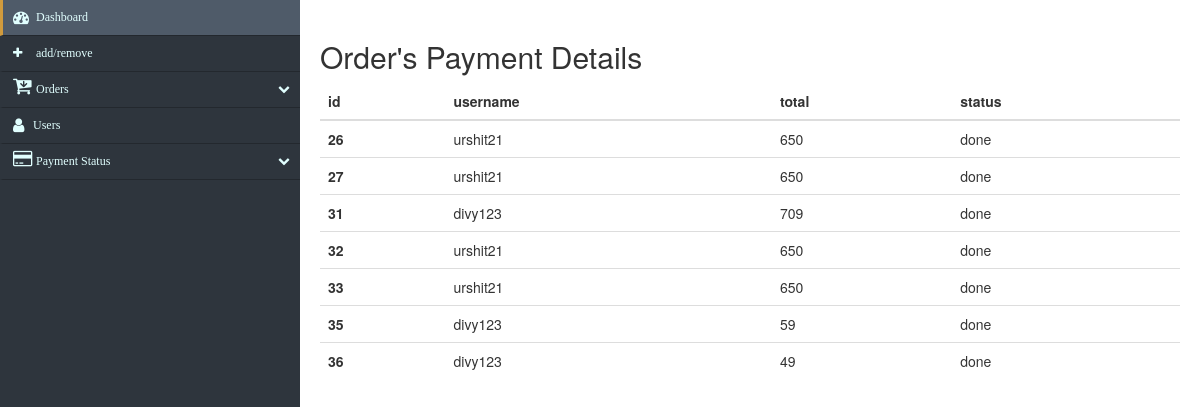
Screenshot of /admin/paymentstatus.php with the database file from the repository.
### tables this page shows
CREATE TABLE `order` (
  `order_id` int(11) NOT NULL,
  `username` varchar(40) NOT NULL,
  `email` varchar(100) NOT NULL,
  `phone` varchar(10) NOT NULL,
  `address` varchar(150) NOT NULL,
  `total` int(11) NOT NULL,
  `status` varchar(100) NOT NULL DEFAULT 'pending',
  `pdf` varchar(100) DEFAULT NULL,
  `datetime` datetime NOT NULL DEFAULT current_timestamp()
);

### admin/paymentstatus.php (the view, shortened to what this page needs)
<?php include '../conn.php'; ?>
<!DOCTYPE html>
<html lang="en">
<head>
    <link href="//maxcdn.bootstrapcdn.com/bootstrap/4.1.1/css/bootstrap.min.css" rel="stylesheet" id="bootstrap-css">
    <link href="//netdna.bootstrapcdn.com/bootstrap/3.2.0/css/bootstrap.min.css" rel="stylesheet" id="bootstrap-css">
    <link rel="stylesheet" href="css/style.css">
</head>
<body>
<div class="sidebar_cont">
    <div><?php include 'modules/sidebar.php'; ?></div>
    <div style="width:100%; min-height:100vh; padding:20px">
        <div class="table_view">
            <h2>Order's Payment Details</h2>
            <table class="table">
            <thead>
                <tr>
                <th scope="col">id</th>
                <th scope="col">username</th>
                <th scope="col">total</th>
                <th scope="col">status</th>
                </tr>
            </thead>
            <tbody>
                <?php
                 $queryss="SELECT * FROM `order`";
                 $query_runsss=mysqli_query($conn,$queryss);
                if ($query_runsss->num_rows > 0) {
                  while($row = $query_runsss->fetch_assoc()) {
                    echo '<tr>
                    <th scope="row">'.$row["order_id"].'
                    <td>'.$row["username"].'</td>
                    <td>'.$row["total"].'</td>
                    <td>'.$row["status"].'</td>
                    </tr>';
                  }
                }
                ?>
            </tbody>
            </table>
        </div>
        </div>
        </div> </div>
            </body>
            </html>

### admin/css/style.css (style rules this page uses)
body { margin: 0px; padding: 0px; }
.sidebar_cont { display: flex; }

### rows the page displays
order: order_id "26", username "urshit21", total "650", status "done"
order: order_id "27", username "urshit21", total "650", status "done"
order: order_id "31", username "divy123", total "709", status "done"
order: order_id "32", username "urshit21", total "650", status "done"
order: order_id "33", username "urshit21", total "650", status "done"
order: order_id "35", username "divy123", total "59", status "done"
order: order_id "36", username "divy123", total "49", status "done"
